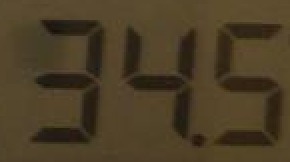
#> input picture Base1/unnamed2.png, 145 x 81 px (shown 2 times larger)
$ jupyter execute Untitled.ipynb
#> lines starting #> are read from the running program, lines starting #| are printed output that depends on the picture; after the words box and inside, x2 and y2 are one past the last pixel; in counts of white or black regions, pixels touching at a corner belong together
[cell 1]
import cv2
import matplotlib.pyplot as plt

def show_image(image):
    plt.figure()
    plt.imshow(image)
#image = cv2.imread('teste2.jpg')
image = cv2.imread('./Base1/unnamed2.png')
#> image is the input picture: shape (81, 145, 3); mean B, G, R 37.8, 61.6, 75.7
#image = cv2.imread('teste4.png')
original = image.copy()
#image = limpa_imagem_oper_morfol(original)
h, w, _ = image.shape
#> h = 81; w = 145

gray = cv2.cvtColor(image, cv2.COLOR_BGR2GRAY)
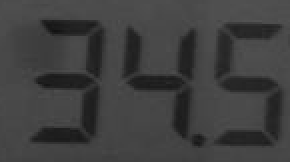
#> gray: shape (81, 145) (shown 2 times larger); min 17, max 84, mean 63.2
thresh = cv2.threshold(gray, 0, 255, cv2.THRESH_BINARY + cv2.THRESH_OTSU)[1]
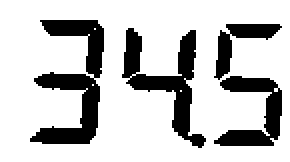
#> thresh: shape (81, 145) (shown 2 times larger); 77.4% white; 4 black regions, box (x1, y1, x2, y2) and area: (15, 10, 52, 72) 991, (61, 14, 103, 74) 796, (107, 38, 141, 73) 550, (107, 12, 141, 40) 315

#kernel = cv2.getStructuringElement(cv2.MORPH_RECT, (15,1))
kernel = cv2.getStructuringElement(cv2.MORPH_ELLIPSE, (1,5))
open_m = cv2.morphologyEx(thresh, cv2.MORPH_OPEN, kernel, iterations=2)
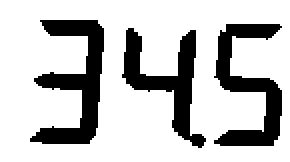
#> open_m: shape (81, 145) (shown 2 times larger); 76.6% white; 3 black regions, box (x1, y1, x2, y2) and area: (15, 10, 52, 72) 1016, (107, 12, 141, 73) 907, (61, 14, 103, 74) 825
close = cv2.morphologyEx(thresh, cv2.MORPH_CLOSE, kernel, iterations=2)
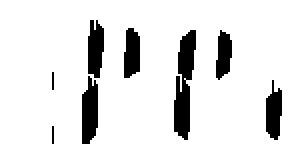
#> close: shape (81, 145) (shown 2 times larger); 89% white; 8 black regions (2 under 20 px)
#open_m = cv2.morphologyEx(close, cv2.MORPH_OPEN, kernel, iterations=7)

cnts = cv2.findContours(close, cv2.RETR_TREE, cv2.CHAIN_APPROX_SIMPLE)
#> cnts = 9 contours, 2 with area under 20; largest, box (x1, y1, x2, y2) and area: (0, 0, 145, 81) 11520, (86, 14, 99, 71) 448, (40, 37, 50, 73) 258, (43, 9, 53, 40) 222, (132, 39, 142, 71) 206, (61, 13, 71, 40) 196, (107, 14, 117, 41) 172
#cnts = cv2.findContours(close, cv2.RETR_EXTERNAL, cv2.CHAIN_APPROX_SIMPLE)
cnts = cnts[0] if len(cnts) == 2 else cnts[1]
minimum_area = 0.75 * h * w
#> minimum_area = 8808.8
cnts = [c for c in cnts if cv2.contourArea(c) < minimum_area]
#> cnts = 8 contours, 2 with area under 20; largest, box (x1, y1, x2, y2) and area: (86, 14, 99, 71) 448, (40, 37, 50, 73) 258, (43, 9, 53, 40) 222, (132, 39, 142, 71) 206, (61, 13, 71, 40) 196, (107, 14, 117, 41) 172
cnts = sorted(cnts, key=cv2.contourArea, reverse=True)
for c in cnts:
    x,y,w,h = cv2.boundingRect(c)
    ROI = 255 - original[y:y+h, x:x+w]
    cv2.rectangle(image, (x, y), (x + w, y + h), (36,255,12), 2)
    break
#> this loop made 1 pass
#> (x, y, w, h) on pass 1: (86, 14, 13, 57)
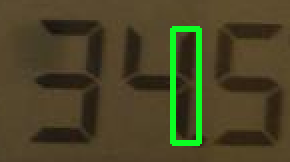
#> image: shape (81, 145, 3) (shown 2 times larger); 3.54% of pixels changed, all inside (x1, y1, x2, y2) = (85, 13, 101, 73)

#show_image(open_m)
show_image(close)
show_image(image)
show_image(ROI)
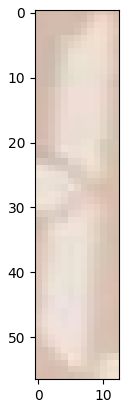
#> figure drawn by matplotlib, 1 panel

$ run again, with Base1/unnamed3.png copied over Base1/unnamed2.png
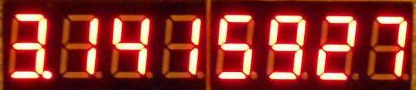
#> input picture Base1/unnamed3.png, 416 x 90 px
#> image is the input picture: shape (90, 416, 3); mean B, G, R 40.8, 49.1, 137.8
#> `thresh = cv2.threshold(gray, 0, 255, cv2.THRESH_BINARY + cv2.THRESH_OT..`:
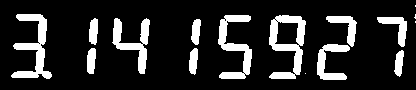
#> thresh: shape (90, 416); 16% white; 16 white regions (4 under 20 px), largest, box (x1, y1, x2, y2) and area: (269, 15, 306, 79) 1080, (11, 14, 52, 79) 999, (218, 15, 252, 79) 903
#> open_m: shape (90, 416); 9.6% white; 15 white regions, largest, box (x1, y1, x2, y2) and area: (36, 14, 47, 78) 453, (138, 18, 149, 74) 398, (294, 16, 305, 75) 391
#> close: shape (90, 416); 16.6% white; 10 white regions (2 under 20 px)
#> cnts = 11 contours, 2 with area under 20; largest, box (x1, y1, x2, y2) and area: (269, 15, 306, 79) 1415, (11, 14, 52, 79) 888, (218, 15, 252, 79) 794, (317, 16, 357, 80) 788, (112, 18, 150, 74) 696
#> the loop `for c in cnts:` made 1 pass
#> (x, y, w, h) on pass 1: (269, 15, 37, 64)
#> after the loop `for c in cnts:`:
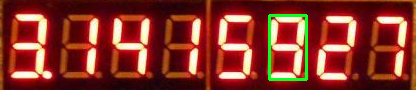
#> image: shape (90, 416, 3); 1.61% of pixels changed, all inside (x1, y1, x2, y2) = (268, 14, 308, 81)
